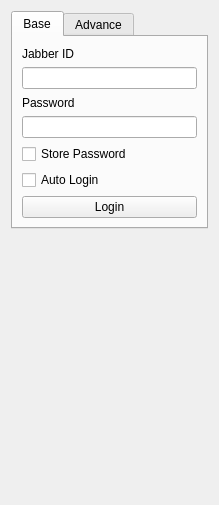
<?xml version="1.0" encoding="UTF-8"?>
<ui version="4.0">
 <class>LoginWidget</class>
 <widget class="QWidget" name="LoginWidget">
  <property name="geometry">
   <rect>
    <x>0</x>
    <y>0</y>
    <width>219</width>
    <height>505</height>
   </rect>
  </property>
  <property name="windowTitle">
   <string>Form</string>
  </property>
  <layout class="QVBoxLayout" name="verticalLayout">
   <item>
    <widget class="QTabWidget" name="tabWidget">
     <property name="sizePolicy">
      <sizepolicy hsizetype="Expanding" vsizetype="Fixed">
       <horstretch>0</horstretch>
       <verstretch>0</verstretch>
      </sizepolicy>
     </property>
     <property name="currentIndex">
      <number>0</number>
     </property>
     <widget class="QWidget" name="baseTab">
      <attribute name="title">
       <string>Base</string>
      </attribute>
      <layout class="QGridLayout" name="gridLayout_2">
       <item row="0" column="0">
        <widget class="QLabel" name="jidLabel">
         <property name="text">
          <string>Jabber ID</string>
         </property>
        </widget>
       </item>
       <item row="1" column="0" colspan="2">
        <widget class="QLineEdit" name="jidLineEdit"/>
       </item>
       <item row="2" column="0">
        <widget class="QLabel" name="passwordLabel">
         <property name="text">
          <string>Password</string>
         </property>
        </widget>
       </item>
       <item row="3" column="0" colspan="2">
        <widget class="QLineEdit" name="passwordLineEdit">
         <property name="echoMode">
          <enum>QLineEdit::Password</enum>
         </property>
        </widget>
       </item>
       <item row="4" column="0">
        <widget class="QCheckBox" name="storePasswordCheckBox">
         <property name="text">
          <string>Store Password</string>
         </property>
        </widget>
       </item>
       <item row="6" column="0" colspan="2">
        <widget class="QPushButton" name="loginButton">
         <property name="text">
          <string>Login</string>
         </property>
         <property name="shortcut">
          <string>Return</string>
         </property>
        </widget>
       </item>
       <item row="5" column="0">
        <widget class="QCheckBox" name="autoLoginCheckBox">
         <property name="text">
          <string>Auto Login</string>
         </property>
        </widget>
       </item>
      </layout>
     </widget>
     <widget class="QWidget" name="Advancetab">
      <attribute name="title">
       <string>Advance</string>
      </attribute>
      <layout class="QGridLayout" name="gridLayout">
       <item row="0" column="0" colspan="2">
        <widget class="QCheckBox" name="advanceCheckBox">
         <property name="text">
          <string>Edit Advance Setting</string>
         </property>
        </widget>
       </item>
       <item row="1" column="0">
        <widget class="QLabel" name="hostLabel">
         <property name="text">
          <string>Host</string>
         </property>
        </widget>
       </item>
       <item row="2" column="0" colspan="2">
        <widget class="QLineEdit" name="hostLineEdit">
         <property name="enabled">
          <bool>false</bool>
         </property>
        </widget>
       </item>
       <item row="3" column="0">
        <widget class="QLabel" name="portLlabel">
         <property name="text">
          <string>Port</string>
         </property>
        </widget>
       </item>
       <item row="4" column="0">
        <widget class="QSpinBox" name="portSpinBox">
         <property name="enabled">
          <bool>false</bool>
         </property>
         <property name="sizePolicy">
          <sizepolicy hsizetype="Minimum" vsizetype="Fixed">
           <horstretch>0</horstretch>
           <verstretch>0</verstretch>
          </sizepolicy>
         </property>
         <property name="maximum">
          <number>9999</number>
         </property>
        </widget>
       </item>
       <item row="4" column="1">
        <spacer name="horizontalSpacer">
         <property name="orientation">
          <enum>Qt::Horizontal</enum>
         </property>
         <property name="sizeHint" stdset="0">
          <size>
           <width>122</width>
           <height>25</height>
          </size>
         </property>
        </spacer>
       </item>
       <item row="5" column="1">
        <spacer name="verticalSpacer">
         <property name="orientation">
          <enum>Qt::Vertical</enum>
         </property>
         <property name="sizeHint" stdset="0">
          <size>
           <width>20</width>
           <height>40</height>
          </size>
         </property>
        </spacer>
       </item>
      </layout>
     </widget>
    </widget>
   </item>
   <item>
    <widget class="QLabel" name="stateLabel">
     <property name="text">
      <string/>
     </property>
     <property name="wordWrap">
      <bool>true</bool>
     </property>
    </widget>
   </item>
   <item>
    <spacer name="verticalSpacer_2">
     <property name="orientation">
      <enum>Qt::Vertical</enum>
     </property>
     <property name="sizeHint" stdset="0">
      <size>
       <width>20</width>
       <height>249</height>
      </size>
     </property>
    </spacer>
   </item>
  </layout>
 </widget>
 <resources/>
 <connections>
  <connection>
   <sender>advanceCheckBox</sender>
   <signal>toggled(bool)</signal>
   <receiver>hostLineEdit</receiver>
   <slot>setEnabled(bool)</slot>
   <hints>
    <hint type="sourcelabel">
     <x>121</x>
     <y>85</y>
    </hint>
    <hint type="destinationlabel">
     <x>166</x>
     <y>155</y>
    </hint>
   </hints>
  </connection>
  <connection>
   <sender>advanceCheckBox</sender>
   <signal>toggled(bool)</signal>
   <receiver>portSpinBox</receiver>
   <slot>setEnabled(bool)</slot>
   <hints>
    <hint type="sourcelabel">
     <x>144</x>
     <y>86</y>
    </hint>
    <hint type="destinationlabel">
     <x>146</x>
     <y>218</y>
    </hint>
   </hints>
  </connection>
 </connections>
</ui>
